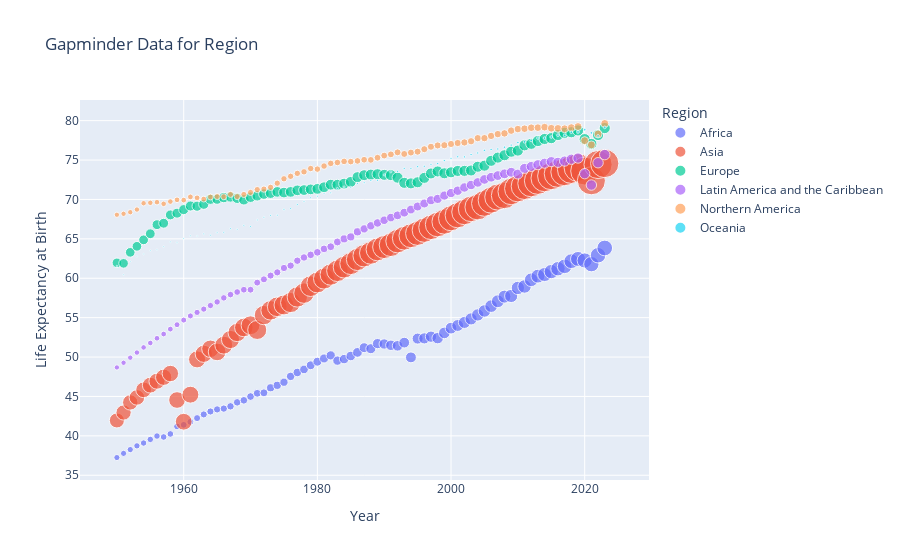

Notebook cell for this chart:
### Markdown cell above
### c) The dataset provides a lot of additional information. Formulate a question out of your own interest that can be answered with this data. Filter and visualize the data accordingly, and report your findings.

In which region did the corona pandemic have the biggest impact on the life expectancy?

### Code cell
# Sadly i got stuck while trying to use ipywidgets
# Thats why the "interactivity" is now here:
# Set type to one of the following: ['World' 'SDG region' 'Development Group' 'Special other' 'Income Group' 'Region' 'Subregion' 'Country/Area']
type = 'Region'
type_filtered_df = filtered_df[filtered_df["Type"]== type]

regions = ['Africa', 'Asia', 'Europe', 'Latin America and the Caribbean', 'Northern America', 'Oceania' ]
region_filtered_df = type_filtered_df[type_filtered_df['Region'].isin(regions)]

def show_plot():
    fig = px.scatter(region_filtered_df, x="Year", y="Life Expectancy at Birth", size="Total Population",
                     color="Region", hover_name="Region", title=f"Gapminder Data for {type}")
    fig.show()

show_plot()

### Figure 1 — Plotly figure (JSON) as saved in the notebook; plotly's stock layout.template omitted (floating-point values rounded to 4 significant figures)
{"data": [{"hovertemplate": "<b>%{hovertext}</b><br><br>Region=Africa<br>Year=%{x}<br>Life Expectancy at Birth=%{y}<br>Total Population=%{marker.size}<extra></extra>", "hovertext": ["Africa", "Africa", "Africa", "Africa", "Africa", "Africa", "Africa", "Africa", "Africa", "Africa", "Africa", "Africa", "Africa", "Africa", "Africa", "Africa", "Africa", "Africa", "Africa", "Africa", "Africa", "Africa", "Africa", "Africa", "Africa", "Africa", "Africa", "Africa", "Africa", "Africa", "Africa", "Africa", "Africa", "Africa", "Africa", "Africa", "Africa", "Africa", "Africa", "Africa", "Africa", "Africa", "Africa", "Africa", "Africa", "Africa", "Africa", "Africa", "Africa", "Africa", "Africa", "Africa", "Africa", "Africa", "Africa", "Africa", "Africa", "Africa", "Africa", "Africa", "Africa", "Africa", "Africa", "Africa", "Africa", "Africa", "Africa", "Africa", "Africa", "Africa", "Africa", "Africa", "Africa", "Africa"], "legendgroup": "Africa", "marker": {"color": "#636efa", "size": [225400.0, 230100.0, 235000.0, 240100.0, 245300.0, 250700.0, 256400.0, 262200.0, 268100.0, 274000.0, 280500.0, 287300.0, 294300.0, 301600.0, 309100.0, 317000.0, 325000.0, 333500.0, 342200.0, 351400.0, 360700.0, 370400.0, 380300.0, 390400.0, 401300.0, 412500.0, 424400.0, 436600.0, 448700.0, 462400.0, 476000.0, 490100.0, 505200.0, 520700.0, 535700.0, 551500.0, 567800.0, 584200.0, 601000.0, 617700.0, 635000.0, 652600.0, 669600.0, 687500.0, 705800.0, 723200.0, 742200.0, 760800.0, 780000.0, 800000.0, 820200.0, 841000.0, 862400.0, 884400.0, 907000.0, 930500.0, 954600.0, 979300.0, 1005000.0, 1031000.0, 1058000.0, 1086000.0, 1114000.0, 1144000.0, 1174000.0, 1204000.0, 1236000.0, 1267000.0, 1299000.0, 1332000.0, 1364000.0, 1397000.0, 1430000.0, 1464000.0], "sizemode": "area", "sizeref": 11910.0, "symbol": "circle"}, "mode": "markers", "name": "Africa", "orientation": "v", "showlegend": true, "type": "scatter", "x": [1950, 1951, 1952, 1953, 1954, 1955, 1956, 1957, 1958, 1959, 1960, 1961, 1962, 1963, 1964, 1965, 1966, 1967, 1968, 1969, 1970, 1971, 1972, 1973, 1974, 1975, 1976, 1977, 1978, 1979, 1980, 1981, 1982, 1983, 1984, 1985, 1986, 1987, 1988, 1989, 1990, 1991, 1992, 1993, 1994, 1995, 1996, 1997, 1998, 1999, 2000, 2001, 2002, 2003, 2004, 2005, 2006, 2007, 2008, 2009, 2010, 2011, 2012, 2013, 2014, 2015, 2016, 2017, 2018, 2019, 2020, 2021, 2022, 2023], "xaxis": "x", "y": [37.24, 37.77, 38.26, 38.73, 39.09, 39.55, 39.98, 39.86, 40.24, 41.19, 41.4, 41.78, 42.25, 42.72, 43.09, 43.35, 43.46, 43.75, 44.25, 44.51, 44.99, 45.4, 45.46, 46.1, 46.41, 46.81, 47.55, 48.04, 48.43, 48.96, 49.41, 49.82, 50.21, 49.55, 49.74, 50.13, 50.59, 51.19, 51.06, 51.71, 51.66, 51.49, 51.43, 51.83, 49.96, 52.34, 52.37, 52.58, 52.4, 53.06, 53.67, 54.01, 54.39, 54.84, 55.34, 55.85, 56.46, 57.08, 57.67, 57.75, 58.77, 58.96, 59.8, 60.27, 60.47, 60.84, 61.21, 61.51, 62.17, 62.45, 62.26, 61.79, 62.92, 63.84], "yaxis": "y"}, {"hovertemplate": "<b>%{hovertext}</b><br><br>Region=Asia<br>Year=%{x}<br>Life Expectancy at Birth=%{y}<br>Total Population=%{marker.size}<extra></extra>", "hovertext": ["Asia", "Asia", "Asia", "Asia", "Asia", "Asia", "Asia", "Asia", "Asia", "Asia", "Asia", "Asia", "Asia", "Asia", "Asia", "Asia", "Asia", "Asia", "Asia", "Asia", "Asia", "Asia", "Asia", "Asia", "Asia", "Asia", "Asia", "Asia", "Asia", "Asia", "Asia", "Asia", "Asia", "Asia", "Asia", "Asia", "Asia", "Asia", "Asia", "Asia", "Asia", "Asia", "Asia", "Asia", "Asia", "Asia", "Asia", "Asia", "Asia", "Asia", "Asia", "Asia", "Asia", "Asia", "Asia", "Asia", "Asia", "Asia", "Asia", "Asia", "Asia", "Asia", "Asia", "Asia", "Asia", "Asia", "Asia", "Asia", "Asia", "Asia", "Asia", "Asia", "Asia", "Asia"], "legendgroup": "Asia", "marker": {"color": "#EF553B", "size": [1355000.0, 1381000.0, 1408000.0, 1440000.0, 1472000.0, 1506000.0, 1541000.0, 1576000.0, 1614000.0, 1651000.0, 1680000.0, 1705000.0, 1733000.0, 1775000.0, 1825000.0, 1871000.0, 1918000.0, 1964000.0, 2010000.0, 2061000.0, 2111000.0, 2164000.0, 2213000.0, 2264000.0, 2315000.0, 2365000.0, 2413000.0, 2461000.0, 2509000.0, 2556000.0, 2607000.0, 2658000.0, 2711000.0, 2767000.0, 2822000.0, 2878000.0, 2936000.0, 2996000.0, 3057000.0, 3118000.0, 3179000.0, 3240000.0, 3298000.0, 3354000.0, 3408000.0, 3461000.0, 3514000.0, 3567000.0, 3619000.0, 3671000.0, 3722000.0, 3774000.0, 3824000.0, 3872000.0, 3921000.0, 3970000.0, 4018000.0, 4067000.0, 4116000.0, 4165000.0, 4215000.0, 4265000.0, 4314000.0, 4365000.0, 4413000.0, 4461000.0, 4506000.0, 4551000.0, 4594000.0, 4633000.0, 4671000.0, 4705000.0, 4732000.0, 4764000.0], "sizemode": "area", "sizeref": 11910.0, "symbol": "circle"}, "mode": "markers", "name": "Asia", "orientation": "v", "showlegend": true, "type": "scatter", "x": [1950, 1951, 1952, 1953, 1954, 1955, 1956, 1957, 1958, 1959, 1960, 1961, 1962, 1963, 1964, 1965, 1966, 1967, 1968, 1969, 1970, 1971, 1972, 1973, 1974, 1975, 1976, 1977, 1978, 1979, 1980, 1981, 1982, 1983, 1984, 1985, 1986, 1987, 1988, 1989, 1990, 1991, 1992, 1993, 1994, 1995, 1996, 1997, 1998, 1999, 2000, 2001, 2002, 2003, 2004, 2005, 2006, 2007, 2008, 2009, 2010, 2011, 2012, 2013, 2014, 2015, 2016, 2017, 2018, 2019, 2020, 2021, 2022, 2023], "xaxis": "x", "y": [41.96, 42.96, 44.24, 44.87, 45.84, 46.43, 46.94, 47.44, 47.91, 44.55, 41.79, 45.23, 49.71, 50.41, 51.05, 50.65, 51.51, 52.23, 53.12, 53.75, 54.03, 53.44, 55.32, 55.93, 56.38, 56.61, 56.92, 57.62, 58.11, 59.0, 59.47, 59.96, 60.47, 60.94, 61.41, 61.86, 62.38, 62.85, 63.21, 63.66, 63.96, 64.23, 64.71, 65.08, 65.39, 65.7, 66.1, 66.46, 66.82, 67.17, 67.61, 67.99, 68.4, 68.8, 69.03, 69.5, 69.91, 70.3, 70.5, 71.01, 71.38, 71.68, 72.04, 72.36, 72.71, 72.97, 73.27, 73.49, 73.79, 74.05, 73.61, 72.37, 74.43, 74.57], "yaxis": "y"}, {"hovertemplate": "<b>%{hovertext}</b><br><br>Region=Europe<br>Year=%{x}<br>Life Expectancy at Birth=%{y}<br>Total Population=%{marker.size}<extra></extra>", "hovertext": ["Europe", "Europe", "Europe", "Europe", "Europe", "Europe", "Europe", "Europe", "Europe", "Europe", "Europe", "Europe", "Europe", "Europe", "Europe", "Europe", "Europe", "Europe", "Europe", "Europe", "Europe", "Europe", "Europe", "Europe", "Europe", "Europe", "Europe", "Europe", "Europe", "Europe", "Europe", "Europe", "Europe", "Europe", "Europe", "Europe", "Europe", "Europe", "Europe", "Europe", "Europe", "Europe", "Europe", "Europe", "Europe", "Europe", "Europe", "Europe", "Europe", "Europe", "Europe", "Europe", "Europe", "Europe", "Europe", "Europe", "Europe", "Europe", "Europe", "Europe", "Europe", "Europe", "Europe", "Europe", "Europe", "Europe", "Europe", "Europe", "Europe", "Europe", "Europe", "Europe", "Europe", "Europe"], "legendgroup": "Europe", "marker": {"color": "#00cc96", "size": [546300.0, 551500.0, 556200.0, 561400.0, 566900.0, 572600.0, 578300.0, 584000.0, 590400.0, 596900.0, 602800.0, 608800.0, 614900.0, 620800.0, 626400.0, 631900.0, 636900.0, 641900.0, 646300.0, 650900.0, 655400.0, 658600.0, 663300.0, 667800.0, 671800.0, 675600.0, 678900.0, 682400.0, 685800.0, 689100.0, 692400.0, 696100.0, 699100.0, 701800.0, 704700.0, 707500.0, 710400.0, 713600.0, 716700.0, 720000.0, 722800.0, 725400.0, 727500.0, 727700.0, 728300.0, 729500.0, 729300.0, 729500.0, 729400.0, 728300.0, 728100.0, 728200.0, 728300.0, 730000.0, 730800.0, 731700.0, 732400.0, 733000.0, 734800.0, 736300.0, 737500.0, 738700.0, 740000.0, 740900.0, 742000.0, 743300.0, 745200.0, 746800.0, 748000.0, 749100.0, 749900.0, 749100.0, 748100.0, 745800.0], "sizemode": "area", "sizeref": 11910.0, "symbol": "circle"}, "mode": "markers", "name": "Europe", "orientation": "v", "showlegend": true, "type": "scatter", "x": [1950, 1951, 1952, 1953, 1954, 1955, 1956, 1957, 1958, 1959, 1960, 1961, 1962, 1963, 1964, 1965, 1966, 1967, 1968, 1969, 1970, 1971, 1972, 1973, 1974, 1975, 1976, 1977, 1978, 1979, 1980, 1981, 1982, 1983, 1984, 1985, 1986, 1987, 1988, 1989, 1990, 1991, 1992, 1993, 1994, 1995, 1996, 1997, 1998, 1999, 2000, 2001, 2002, 2003, 2004, 2005, 2006, 2007, 2008, 2009, 2010, 2011, 2012, 2013, 2014, 2015, 2016, 2017, 2018, 2019, 2020, 2021, 2022, 2023], "xaxis": "x", "y": [61.96, 61.89, 63.29, 64.05, 64.88, 65.65, 66.8, 66.98, 68.04, 68.26, 68.71, 69.17, 69.14, 69.39, 70.03, 70.04, 70.23, 70.32, 70.15, 69.96, 70.29, 70.47, 70.69, 70.8, 70.96, 70.87, 70.96, 71.16, 71.19, 71.28, 71.34, 71.55, 71.87, 71.87, 72.01, 72.23, 72.83, 73.08, 73.15, 73.2, 73.12, 73.09, 72.76, 72.11, 72.04, 72.18, 72.74, 73.3, 73.56, 73.32, 73.44, 73.62, 73.63, 73.68, 74.15, 74.29, 74.9, 75.31, 75.61, 76.06, 76.2, 76.87, 77.06, 77.41, 77.67, 77.78, 78.17, 78.46, 78.53, 78.76, 77.65, 77.04, 78.18, 79.06], "yaxis": "y"}, {"hovertemplate": "<b>%{hovertext}</b><br><br>Region=Latin America and the Caribbean<br>Year=%{x}<br>Life Expectancy at Birth=%{y}<br>Total Population=%{marker.size}<extra></extra>", "hovertext": ["Latin America and the Caribbean", "Latin America and the Caribbean", "Latin America and the Caribbean", "Latin America and the Caribbean", "Latin America and the Caribbean", "Latin America and the Caribbean", "Latin America and the Caribbean", "Latin America and the Caribbean", "Latin America and the Caribbean", "Latin America and the Caribbean", "Latin America and the Caribbean", "Latin America and the Caribbean", "Latin America and the Caribbean", "Latin America and the Caribbean", "Latin America and the Caribbean", "Latin America and the Caribbean", "Latin America and the Caribbean", "Latin America and the Caribbean", "Latin America and the Caribbean", "Latin America and the Caribbean", "Latin America and the Caribbean", "Latin America and the Caribbean", "Latin America and the Caribbean", "Latin America and the Caribbean", "Latin America and the Caribbean", "Latin America and the Caribbean", "Latin America and the Caribbean", "Latin America and the Caribbean", "Latin America and the Caribbean", "Latin America and the Caribbean", "Latin America and the Caribbean", "Latin America and the Caribbean", "Latin America and the Caribbean", "Latin America and the Caribbean", "Latin America and the Caribbean", "Latin America and the Caribbean", "Latin America and the Caribbean", "Latin America and the Caribbean", "Latin America and the Caribbean", "Latin America and the Caribbean", "Latin America and the Caribbean", "Latin America and the Caribbean", "Latin America and the Caribbean", "Latin America and the Caribbean", "Latin America and the Caribbean", "Latin America and the Caribbean", "Latin America and the Caribbean", "Latin America and the Caribbean", "Latin America and the Caribbean", "Latin America and the Caribbean", "Latin America and the Caribbean", "Latin America and the Caribbean", "Latin America and the Caribbean", "Latin America and the Caribbean", "Latin America and the Caribbean", "Latin America and the Caribbean", "Latin America and the Caribbean", "Latin America and the Caribbean", "Latin America and the Caribbean", "Latin America and the Caribbean", "Latin America and the Caribbean", "Latin America and the Caribbean", "Latin America and the Caribbean", "Latin America and the Caribbean", "Latin America and the Caribbean", "Latin America and the Caribbean", "Latin America and the Caribbean", "Latin America and the Caribbean", "Latin America and the Caribbean", "Latin America and the Caribbean", "Latin America and the Caribbean", "Latin America and the Caribbean", "Latin America and the Caribbean", "Latin America and the Caribbean"], "legendgroup": "Latin America and the Caribbean", "marker": {"color": "#ab63fa", "size": [165600.0, 169900.0, 174400.0, 179100.0, 183900.0, 188800.0, 194000.0, 199300.0, 204800.0, 210400.0, 216300.0, 222300.0, 228500.0, 234900.0, 241400.0, 248100.0, 254800.0, 261600.0, 268400.0, 275300.0, 282300.0, 289200.0, 296300.0, 303500.0, 310800.0, 318200.0, 325600.0, 333100.0, 340800.0, 348700.0, 356500.0, 364500.0, 372400.0, 380400.0, 388600.0, 396800.0, 405000.0, 413100.0, 421300.0, 429500.0, 437700.0, 446000.0, 454100.0, 462300.0, 470300.0, 478300.0, 486300.0, 494200.0, 502000.0, 509900.0, 517600.0, 525000.0, 532200.0, 539300.0, 546100.0, 552900.0, 559500.0, 566200.0, 572800.0, 579300.0, 585800.0, 592000.0, 598400.0, 604700.0, 611000.0, 617100.0, 623000.0, 628800.0, 634300.0, 639700.0, 644700.0, 648800.0, 652200.0, 656600.0], "sizemode": "area", "sizeref": 11910.0, "symbol": "circle"}, "mode": "markers", "name": "Latin America and the Caribbean", "orientation": "v", "showlegend": true, "type": "scatter", "x": [1950, 1951, 1952, 1953, 1954, 1955, 1956, 1957, 1958, 1959, 1960, 1961, 1962, 1963, 1964, 1965, 1966, 1967, 1968, 1969, 1970, 1971, 1972, 1973, 1974, 1975, 1976, 1977, 1978, 1979, 1980, 1981, 1982, 1983, 1984, 1985, 1986, 1987, 1988, 1989, 1990, 1991, 1992, 1993, 1994, 1995, 1996, 1997, 1998, 1999, 2000, 2001, 2002, 2003, 2004, 2005, 2006, 2007, 2008, 2009, 2010, 2011, 2012, 2013, 2014, 2015, 2016, 2017, 2018, 2019, 2020, 2021, 2022, 2023], "xaxis": "x", "y": [48.68, 49.28, 49.92, 50.57, 51.22, 51.78, 52.38, 52.92, 53.55, 54.1, 54.69, 55.22, 55.66, 56.08, 56.54, 56.99, 57.51, 57.93, 58.25, 58.54, 58.55, 59.45, 59.86, 60.34, 60.75, 61.3, 61.6, 62.23, 62.64, 62.97, 63.29, 63.72, 64.0, 64.61, 65.0, 65.25, 65.89, 66.27, 66.65, 67.02, 67.36, 67.7, 67.98, 68.32, 68.72, 69.1, 69.49, 69.89, 70.07, 70.49, 70.81, 71.11, 71.52, 71.84, 72.16, 72.54, 72.81, 73.03, 73.25, 73.45, 73.22, 73.94, 74.18, 74.41, 74.6, 74.79, 74.71, 74.87, 75.11, 75.26, 73.27, 71.83, 74.66, 75.69], "yaxis": "y"}, {"hovertemplate": "<b>%{hovertext}</b><br><br>Region=Northern America<br>Year=%{x}<br>Life Expectancy at Birth=%{y}<br>Total Population=%{marker.size}<extra></extra>", "hovertext": ["Northern America", "Northern America", "Northern America", "Northern America", "Northern America", "Northern America", "Northern America", "Northern America", "Northern America", "Northern America", "Northern America", "Northern America", "Northern America", "Northern America", "Northern America", "Northern America", "Northern America", "Northern America", "Northern America", "Northern America", "Northern America", "Northern America", "Northern America", "Northern America", "Northern America", "Northern America", "Northern America", "Northern America", "Northern America", "Northern America", "Northern America", "Northern America", "Northern America", "Northern America", "Northern America", "Northern America", "Northern America", "Northern America", "Northern America", "Northern America", "Northern America", "Northern America", "Northern America", "Northern America", "Northern America", "Northern America", "Northern America", "Northern America", "Northern America", "Northern America", "Northern America", "Northern America", "Northern America", "Northern America", "Northern America", "Northern America", "Northern America", "Northern America", "Northern America", "Northern America", "Northern America", "Northern America", "Northern America", "Northern America", "Northern America", "Northern America", "Northern America", "Northern America", "Northern America", "Northern America", "Northern America", "Northern America", "Northern America", "Northern America"], "legendgroup": "Northern America", "marker": {"color": "#FFA15A", "size": [166700.0, 169300.0, 172000.0, 174700.0, 177500.0, 180500.0, 183500.0, 186600.0, 189800.0, 193000.0, 196500.0, 200000.0, 203700.0, 207200.0, 210600.0, 213900.0, 217000.0, 219900.0, 222600.0, 225100.0, 227700.0, 230900.0, 233900.0, 236400.0, 238800.0, 241200.0, 243600.0, 245900.0, 248300.0, 250700.0, 253200.0, 255800.0, 258500.0, 261200.0, 263800.0, 266400.0, 269000.0, 271500.0, 274100.0, 276800.0, 279500.0, 283000.0, 286500.0, 290000.0, 293200.0, 296300.0, 299300.0, 302200.0, 305100.0, 308100.0, 311000.0, 314000.0, 317200.0, 320300.0, 323400.0, 326600.0, 329900.0, 333300.0, 336800.0, 340300.0, 343700.0, 347100.0, 350500.0, 353900.0, 357200.0, 360500.0, 363900.0, 367400.0, 370800.0, 374100.0, 377300.0, 378200.0, 379300.0, 381700.0], "sizemode": "area", "sizeref": 11910.0, "symbol": "circle"}, "mode": "markers", "name": "Northern America", "orientation": "v", "showlegend": true, "type": "scatter", "x": [1950, 1951, 1952, 1953, 1954, 1955, 1956, 1957, 1958, 1959, 1960, 1961, 1962, 1963, 1964, 1965, 1966, 1967, 1968, 1969, 1970, 1971, 1972, 1973, 1974, 1975, 1976, 1977, 1978, 1979, 1980, 1981, 1982, 1983, 1984, 1985, 1986, 1987, 1988, 1989, 1990, 1991, 1992, 1993, 1994, 1995, 1996, 1997, 1998, 1999, 2000, 2001, 2002, 2003, 2004, 2005, 2006, 2007, 2008, 2009, 2010, 2011, 2012, 2013, 2014, 2015, 2016, 2017, 2018, 2019, 2020, 2021, 2022, 2023], "xaxis": "x", "y": [68.06, 68.18, 68.38, 68.72, 69.52, 69.58, 69.65, 69.44, 69.73, 69.95, 69.92, 70.33, 70.2, 70.04, 70.31, 70.37, 70.34, 70.65, 70.37, 70.63, 70.89, 71.25, 71.32, 71.54, 72.06, 72.62, 72.94, 73.31, 73.5, 73.92, 73.85, 74.24, 74.58, 74.69, 74.83, 74.8, 74.89, 75.04, 75.02, 75.3, 75.57, 75.72, 75.98, 75.77, 75.95, 76.06, 76.38, 76.69, 76.85, 76.88, 77.04, 77.16, 77.24, 77.39, 77.78, 77.78, 78.06, 78.29, 78.38, 78.73, 78.93, 78.98, 79.1, 79.11, 79.17, 79.04, 79.02, 78.97, 79.11, 79.25, 77.46, 76.92, 78.31, 79.64], "yaxis": "y"}, {"hovertemplate": "<b>%{hovertext}</b><br><br>Region=Oceania<br>Year=%{x}<br>Life Expectancy at Birth=%{y}<br>Total Population=%{marker.size}<extra></extra>", "hovertext": ["Oceania", "Oceania", "Oceania", "Oceania", "Oceania", "Oceania", "Oceania", "Oceania", "Oceania", "Oceania", "Oceania", "Oceania", "Oceania", "Oceania", "Oceania", "Oceania", "Oceania", "Oceania", "Oceania", "Oceania", "Oceania", "Oceania", "Oceania", "Oceania", "Oceania", "Oceania", "Oceania", "Oceania", "Oceania", "Oceania", "Oceania", "Oceania", "Oceania", "Oceania", "Oceania", "Oceania", "Oceania", "Oceania", "Oceania", "Oceania", "Oceania", "Oceania", "Oceania", "Oceania", "Oceania", "Oceania", "Oceania", "Oceania", "Oceania", "Oceania", "Oceania", "Oceania", "Oceania", "Oceania", "Oceania", "Oceania", "Oceania", "Oceania", "Oceania", "Oceania", "Oceania", "Oceania", "Oceania", "Oceania", "Oceania", "Oceania", "Oceania", "Oceania", "Oceania", "Oceania", "Oceania", "Oceania", "Oceania", "Oceania"], "legendgroup": "Oceania", "marker": {"color": "#19d3f3", "size": [12410.0, 12750.0, 13080.0, 13380.0, 13670.0, 13980.0, 14310.0, 14660.0, 14990.0, 15340.0, 15680.0, 16040.0, 16390.0, 16730.0, 17080.0, 17430.0, 17800.0, 18170.0, 18500.0, 18840.0, 19220.0, 19760.0, 20310.0, 20680.0, 21050.0, 21400.0, 21710.0, 21980.0, 22250.0, 22520.0, 22790.0, 23120.0, 23500.0, 23880.0, 24240.0, 24600.0, 24960.0, 25340.0, 25750.0, 26160.0, 26590.0, 27090.0, 27540.0, 27950.0, 28360.0, 28790.0, 29260.0, 29740.0, 30190.0, 30650.0, 31110.0, 31590.0, 32100.0, 32630.0, 33160.0, 33680.0, 34230.0, 34850.0, 35530.0, 36250.0, 36940.0, 37570.0, 38210.0, 38890.0, 39580.0, 40260.0, 40970.0, 41720.0, 42460.0, 43170.0, 43840.0, 44320.0, 44800.0, 45300.0], "sizemode": "area", "sizeref": 11910.0, "symbol": "circle"}, "mode": "markers", "name": "Oceania", "orientation": "v", "showlegend": true, "type": "scatter", "x": [1950, 1951, 1952, 1953, 1954, 1955, 1956, 1957, 1958, 1959, 1960, 1961, 1962, 1963, 1964, 1965, 1966, 1967, 1968, 1969, 1970, 1971, 1972, 1973, 1974, 1975, 1976, 1977, 1978, 1979, 1980, 1981, 1982, 1983, 1984, 1985, 1986, 1987, 1988, 1989, 1990, 1991, 1992, 1993, 1994, 1995, 1996, 1997, 1998, 1999, 2000, 2001, 2002, 2003, 2004, 2005, 2006, 2007, 2008, 2009, 2010, 2011, 2012, 2013, 2014, 2015, 2016, 2017, 2018, 2019, 2020, 2021, 2022, 2023], "xaxis": "x", "y": [61.56, 60.45, 62.13, 62.78, 63.08, 63.49, 63.62, 64.0, 64.61, 64.52, 65.04, 65.38, 65.36, 65.63, 65.46, 65.78, 65.81, 66.3, 66.21, 66.71, 66.58, 67.39, 67.75, 67.98, 68.01, 68.72, 68.84, 69.37, 69.77, 70.21, 70.42, 70.78, 70.83, 71.4, 71.59, 71.55, 72.03, 72.12, 72.4, 72.43, 73.12, 73.5, 73.56, 73.94, 73.91, 74.16, 74.21, 74.46, 74.56, 74.94, 75.22, 75.42, 75.4, 75.69, 75.9, 76.23, 76.36, 76.41, 76.63, 76.89, 77.23, 77.31, 77.48, 77.79, 77.78, 77.92, 78.16, 78.13, 78.54, 78.57, 78.85, 78.45, 78.06, 79.15], "yaxis": "y"}], "layout": {"legend": {"itemsizing": "constant", "title": {"text": "Region"}, "tracegroupgap": 0}, "title": {"text": "Gapminder Data for Region"}, "xaxis": {"anchor": "y", "domain": [0, 1], "title": {"text": "Year"}}, "yaxis": {"anchor": "x", "domain": [0, 1], "title": {"text": "Life Expectancy at Birth"}}}}
